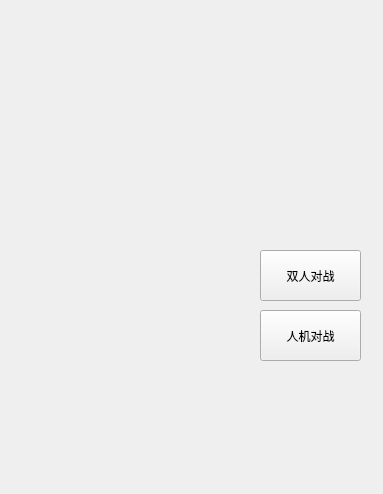
<?xml version="1.0" encoding="UTF-8"?>
<ui version="4.0">
 <class>Widget</class>
 <widget class="QWidget" name="Widget">
  <property name="geometry">
   <rect>
    <x>0</x>
    <y>0</y>
    <width>383</width>
    <height>494</height>
   </rect>
  </property>
  <property name="windowTitle">
   <string>六子棋</string>
  </property>
  <widget class="QLabel" name="label">
   <property name="geometry">
    <rect>
     <x>-50</x>
     <y>-160</y>
     <width>481</width>
     <height>681</height>
    </rect>
   </property>
   <property name="text">
    <string/>
   </property>
   <property name="pixmap">
    <pixmap>Image/untitled.png</pixmap>
   </property>
  </widget>
  <widget class="QPushButton" name="pushButton_mm">
   <property name="geometry">
    <rect>
     <x>260</x>
     <y>250</y>
     <width>101</width>
     <height>51</height>
    </rect>
   </property>
   <property name="text">
    <string>双人对战</string>
   </property>
  </widget>
  <widget class="QPushButton" name="pushButton_mc">
   <property name="geometry">
    <rect>
     <x>260</x>
     <y>310</y>
     <width>101</width>
     <height>51</height>
    </rect>
   </property>
   <property name="text">
    <string>人机对战</string>
   </property>
  </widget>
 </widget>
 <layoutdefault spacing="6" margin="11"/>
 <resources/>
 <connections/>
</ui>
